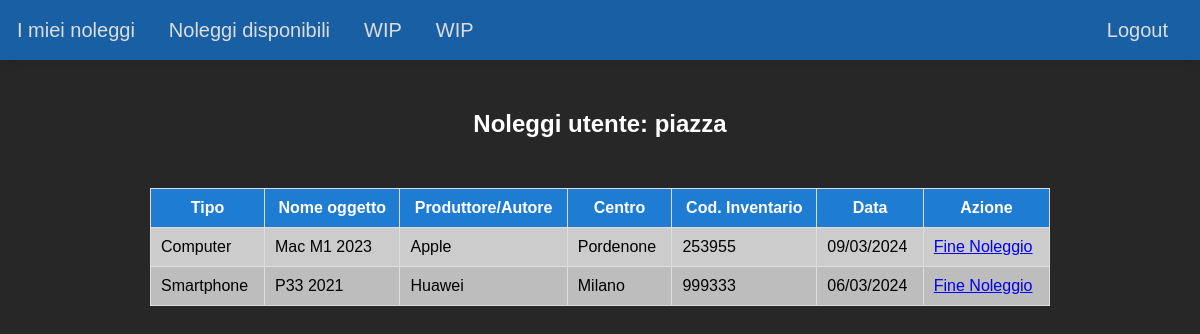
The page /home.php (signed in) on the database its author committed.
### tables this page shows
CREATE TABLE `rents` (
  `rent_id` int(11) NOT NULL,
  `date` datetime(6) NOT NULL,
  `item` int(11) NOT NULL,
  `user` int(11) NOT NULL
);

CREATE TABLE `items` (
  `id` int(11) NOT NULL,
  `type` varchar(64) NOT NULL,
  `item_name` varchar(64) NOT NULL,
  `maker` varchar(64) NOT NULL,
  `center` int(11) NOT NULL,
  `ci` int(16) NOT NULL,
  `state` varchar(64) NOT NULL
);

CREATE TABLE `centers` (
  `id` int(11) NOT NULL,
  `center_name` varchar(32) NOT NULL,
  `address` varchar(32) NOT NULL
);

### home.php (the view, shortened to what this page needs)
<?php
$servername = "localhost";
$svusername = "root";
$svpassword = "";
$dbname = "rent";
$conn = new mysqli($servername, $svusername, $svpassword, $dbname);
$user_id = $_SESSION['user_id'];
$username = $_SESSION['username'];
$sql = "SELECT * FROM rents R
        JOIN items I ON R.item = I.id
        JOIN centers C ON I.center = C.id
        WHERE user = ? ORDER BY date DESC";
$stmt = $conn->prepare($sql);
$stmt->bind_param("i", $user_id);
$stmt->execute();
$result = $stmt->get_result();
?>
<!DOCTYPE html>
<html>
<head>
    <link rel="stylesheet" href="stylesheet/default.css">
    <link rel="stylesheet" href="stylesheet/nav.css">
</head>
<body>
    <?php include 'nav.php' ?>
    <h2>Noleggi utente: <?php echo $username ?></h2>
    <table>
        <tr>
            <th>Tipo</th>
            <th>Nome oggetto</th>
            <th>Produttore/Autore</th>
            <th>Centro</th>
            <th>Cod. Inventario</th>
            <th>Data</th>
            <th>Azione</th>
        </tr>
        <?php
        while ($row = $result->fetch_assoc()) {
            $date = date("d/m/Y", strtotime($row['date']));
            echo "<tr><td>" . $row['type'] . "</td><td>" . $row['item_name'] . "</td><td>" . $row['maker'] . "</td><td>" . $row['center_name'] . "</td><td>" . $row['ci'] . "</td><td>" . $date . "</td><td><a href='delete_rent.php?rent_id=" . $row['rent_id'] . "&item_id=" . $row['item'] . "'>Fine Noleggio</a></td></tr>";
        }
        ?>
    </table>
</body>
</html>

### stylesheet/default.css (style rules this page uses)
body { font-family: Arial, sans-serif; margin: 0; padding: 0; padding-top: 60px; background-color: #272727; }
h2 { color: #ffffff; text-align: center; margin-top: 50px; }
table { width: 75%; margin: 50px auto; border-collapse: collapse; }
table, th, td { border: 1px solid #ddd; padding: 10px; }
th { background-color: #1f7cd3; color: white; }
tr { transition: background-color 0.3s ease; }
tr:nth-child(even) { background-color: #cccccc; }
tr:nth-child(odd) { background-color: #bdbdbd; }

### rows shown on the page
rents: item.type "Computer", item.item_name "Mac M1 2023", item.maker "Apple", centers.center_name "Pordenone", item.ci "253955", date "09/03/2024"
rents: item.type "Smartphone", item.item_name "P33 2021", item.maker "Huawei", centers.center_name "Milano", item.ci "999333", date "06/03/2024"

### other values the page prints
$username "piazza"
